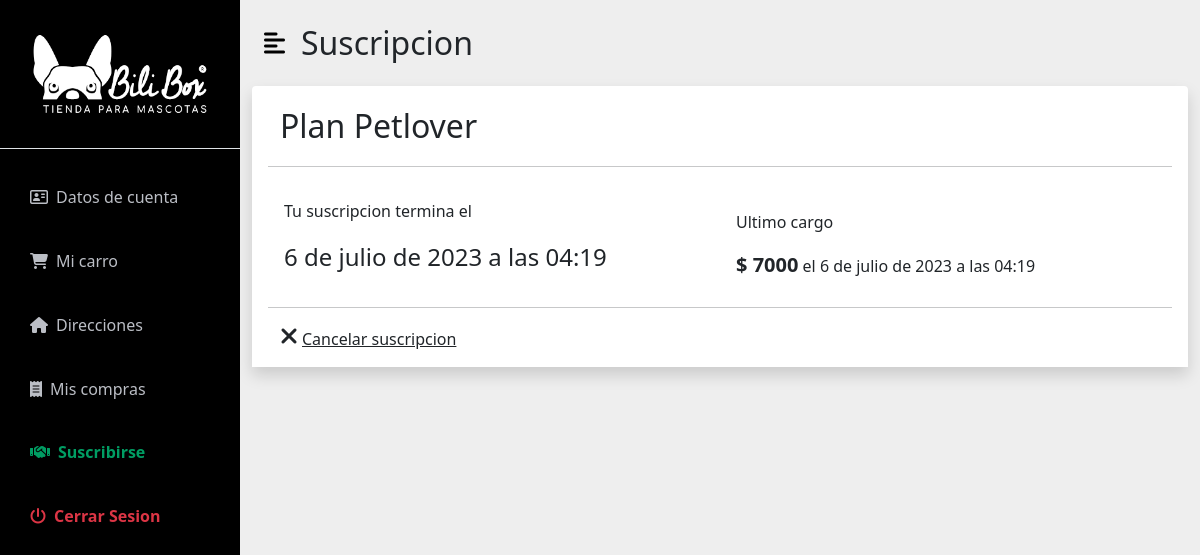
Screenshot of /dashboard/suscripcion/ (signed in) with the database file from the repository.
### Appsuscripciones/models.py (models this page shows, shortened)
class Suscripcion(models.Model):
    plan = models.ForeignKey(Plan, on_delete=models.CASCADE)
    user = models.ForeignKey(User, on_delete=models.CASCADE, related_name='suscripcion')
    created_at = models.DateTimeField(auto_now_add=True)
    class Meta:
        db_table = 'detalle_suscripcion' #Como se va a ver en la basen de datos
        verbose_name = 'suscripcion'
        verbose_name_plural = 'suscripciones'

class Plan(models.Model):
    nombre = models.CharField(max_length=50)
    precio = models.IntegerField()
    created_at = models.DateTimeField(auto_now_add=True)
    class Meta:
        db_table = 'plan' #Como se va a ver en la basen de datos
        verbose_name = 'plan'
        verbose_name_plural = 'planes'

### AppDashboard/views.py (the view)
# urls.py: path('suscripcion/',views.suscripcion_user, name='suscripcion'),
def suscripcion_user(request):
    user = User.objects.get(id=request.user.id)
    suscripciones = user.suscripcion.all()
    planes = Plan.objects.all()
    data = {
        'planes':planes,
        'suscripciones': suscripciones,
    }
    return render(request,'suscripcion/suscripcion.html',data)

### AppCarro/context_processor.py (called while the page is built)
def importe_total_carro(request):
    total=0
    try:
      if request.user.is_authenticated:
        for key, value in request.session["carro"].items():
          total = total + (int(value["precio"]) * value["cantidad"])
      else:
        pass
    except:
      pass
    return {'importe_total_carro':total}

### AppDashboard/templates/suscripcion/suscripcion.html (shortened to what this page needs)
{% extends 'Dashboards/base-dash.html' %}
{% load static %}
{% block content %}
<link rel="stylesheet" href="{% static 'css/plan.css' %}">
<div id="page-content-wrapper">
    <nav class="navbar navbar-expand-lg navbar-light bg-transparent py-4 px-4">
        <div class="d-flex align-items-center">
            <i class="fas fa-align-left primary-text fs-4 me-3" id="menu-toggle"></i>
            <h2 class="fs-2 m-0">Suscripcion</h2>
        </div>
    </nav>
    <div class="container-fluid px-4 ">
        <div class="row d-flex justify-content-center align-items-center p-3  rounded-top shadow"
            style="background-color: white;">
            {% if suscripciones %}
                {% for i in suscripciones %}
                <div class="">
                    <p class="fs-2">Plan {{i.plan.nombre}}</p>
                </div>
                <hr>
                <div class="col-lg-6 p-3">
                    <p>Tu suscripcion termina el</p>
                    <p class="fs-4">{{i.created_at}}</p>
                </div>
                <div class="col-lg-6 p-3">
                    <p>Ultimo cargo</p>
                    <span class="fs-5 fw-bold">$ {{i.plan.precio}}</span> el {{i.created_at}}
                </div>
                <hr>
                <div class="">
                    <a href="#" onclick="eliminarSuscripcion({{i.id}})"
                        class="fs-6 link-dark link-offset-2 link-underline-opacity-25 link-underline-opacity-100-hover"><i
                            class="fa-solid fa-xmark me-1 fs-4"></i>Cancelar suscripcion</a>
                </div>
                {% endfor %}
            {% endif %}
        </div>
    </div>
</div>
{% endblock %}

### AppDashboard/static/css/dash-style.css (style rules this page uses)
:root { --main-bg-color: #009d63; --main-text-color: #009d63; --second-text-color: #bbbec5; --second-bg-color: #c1efde; }
.primary-text { color: var(--main-text-color); }
#page-content-wrapper { min-width: 100vw; }
#menu-toggle { cursor: pointer; color: black; }
@media (min-width: 768px) { #page-content-wrapper { min-width: 0; width: 100%; } }

### rows the page displays
Suscripcion: plan.nombre "Petlover", created_at "6 de julio de 2023 a las 04:19", plan.precio "7000"
